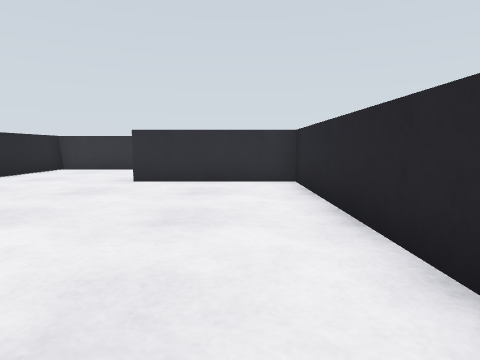
view 1 (above)

24 first-person views from a walk through a Gazebo world. The camera is 0.4 m above the floor, tilts 6° down and sees 75° across. The floor is counted in squares, 0.5 m on a side. Each view is taken from the middle of a square. On the plan, view 1 faces up. The plan holds only what a view shows up to about 11 squares ahead; the rest is blank. The place goes on beyond the plan.

view 2
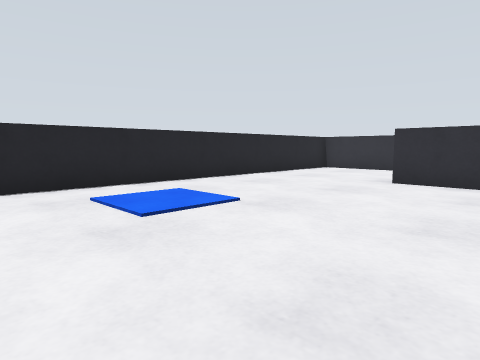

view 3
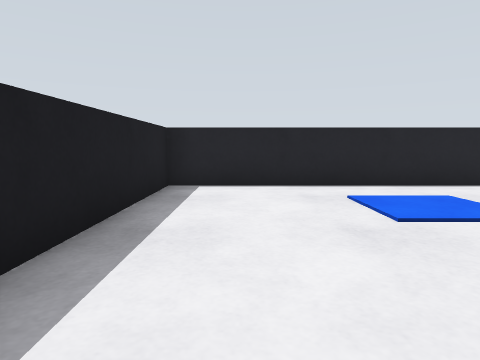

view 4
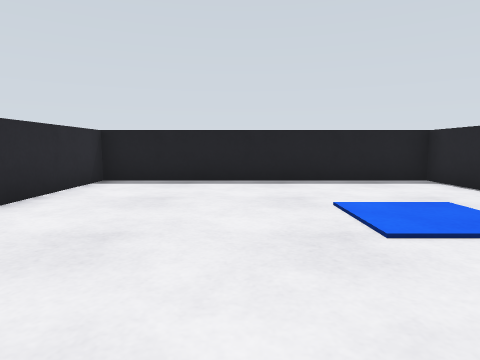

view 5
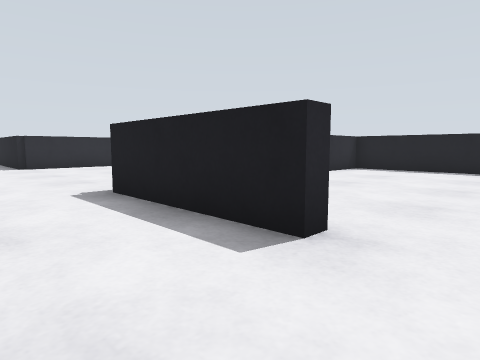

view 6
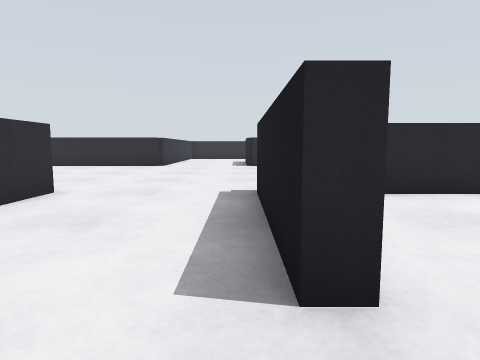

view 7
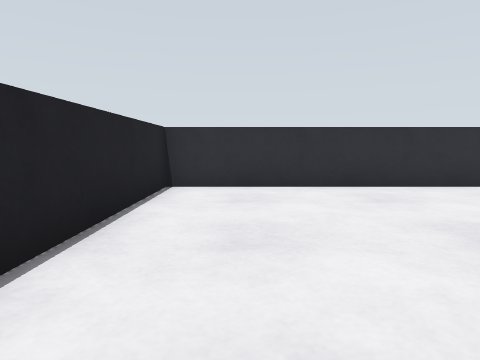

view 8
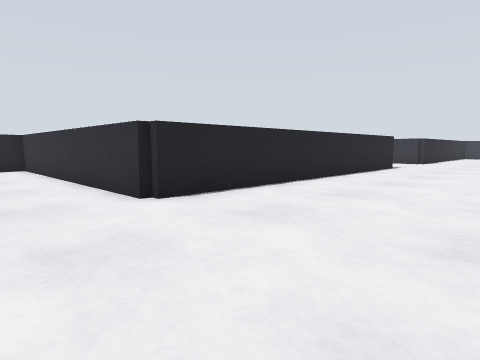

view 9
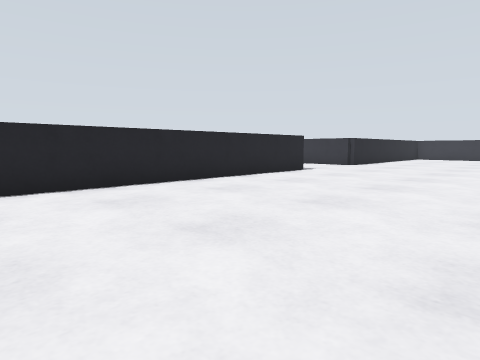

view 10
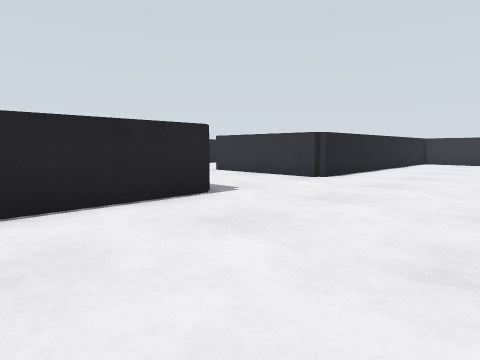

view 11
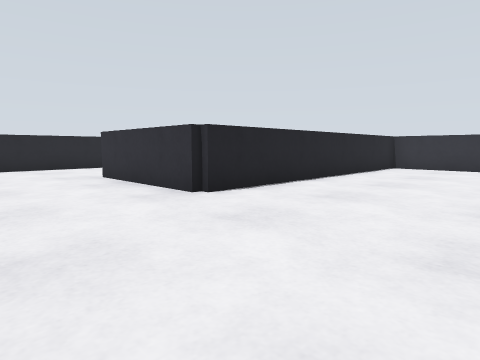

view 12
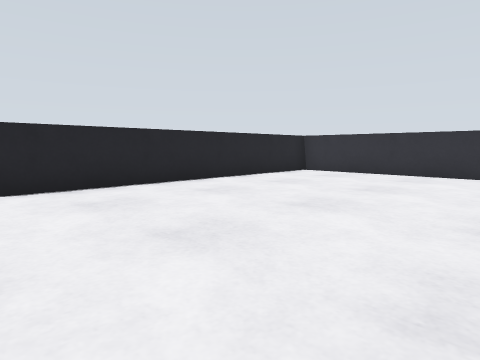

view 13
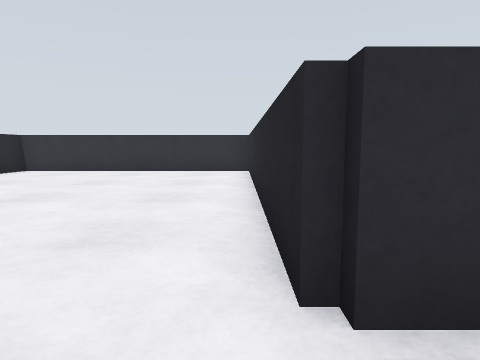

view 14
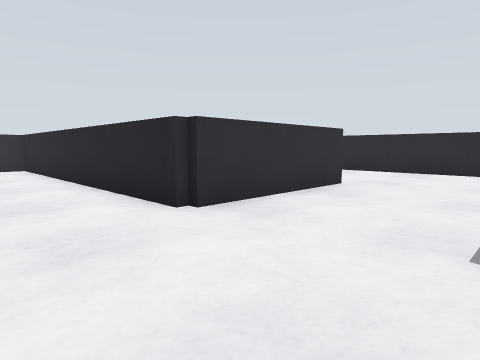

view 15
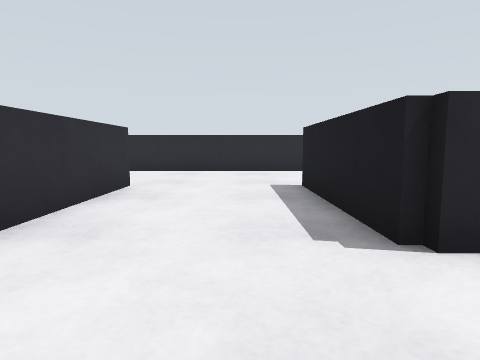

view 16
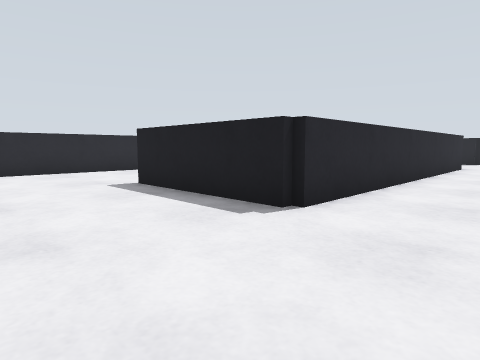

view 17
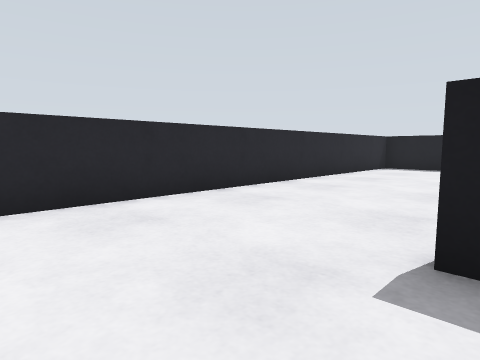

view 18
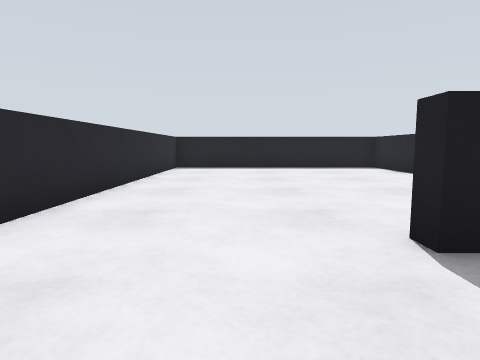

view 19
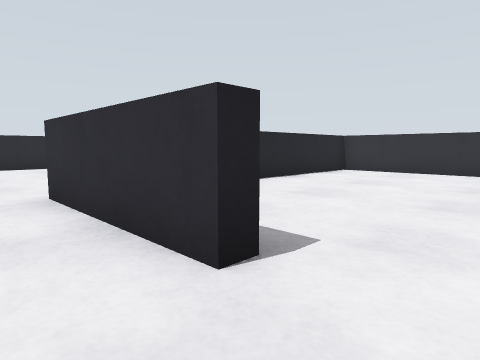

view 20
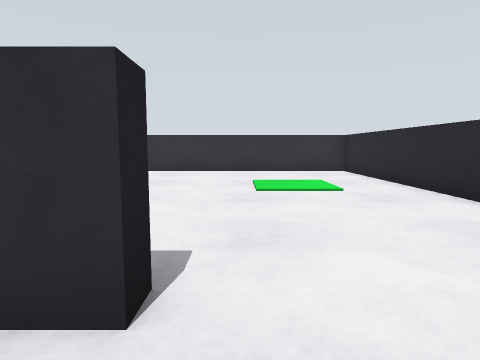

view 21
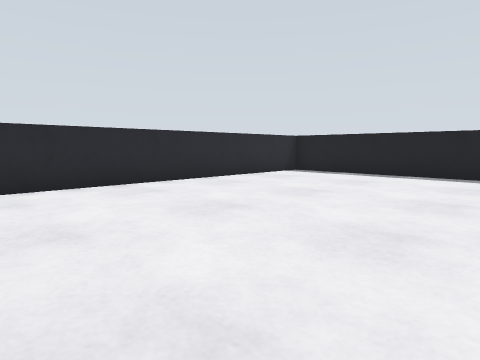

view 22
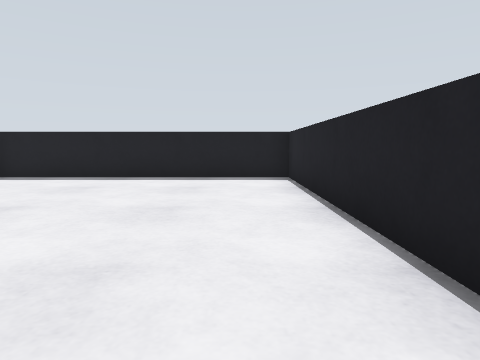

view 23
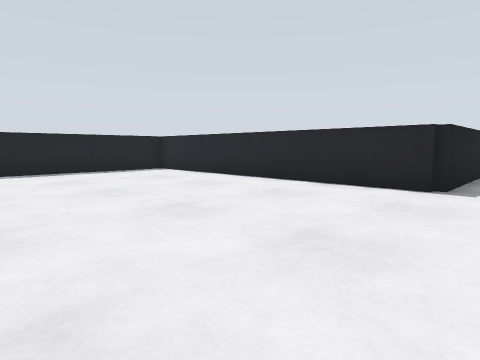

view 24
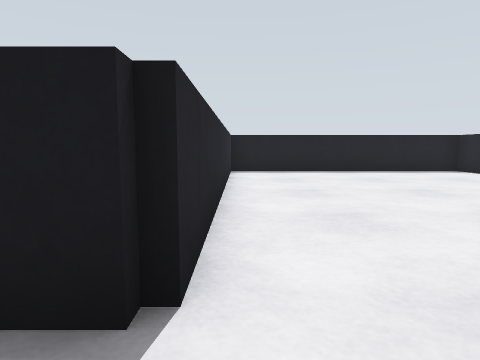

### Floor plan
Ten units are one square. View 1 is at (0, 0); x grows to the right and y downward. Boxes are objects, and circles mark ways between rooms. Rooms are numbered by the first view taken in them; rooms with no view inside come last. Other rooms are left out.
<svg viewBox="-70 -350 250 370">
<path fill="none" stroke="#000" d="M-35 -113 -65 -113 -65 15 13 15 13 -73 -25 -73 -25 -77M97 -184 97 -117 175 -117 175 -345 97 -345 97 -300M93 -116 93 -217 135 -217 135 -212M17 -215 17 -113 -35 -113M135 -258 135 -253 93 -253 93 -345 17 -345 17 -253 -25 -253M-25 -77 17 -77 17 15 94 15M93 8 93 -77 101 -77"/>
<circle cx="-27" cy="-100" r="3" fill="#2a7"/>
<text x="-30" y="-40">1</text>
<text x="90" y="-170">2</text>
</svg>
Room 1 opens to room 2.

Where each view was taken, in squares from view 1:
view 1: 0 up, 0 right, facing up
view 2: 0 up, 0 right, facing up-left
view 3: 0 up, 0 right, facing left
view 4: 6 up, 2 left, facing down
view 5: 10 up, 4 left, facing down-right
view 6: 8 up, 4 left, facing right
view 7: 5 up, 5 left, facing up
view 8: 9 up, 6 right, facing up-left
view 9: 12 up, 8 right, facing up-left
view 10: 18 up, 6 right, facing up-left
view 11: 22 up, 6 right, facing up-left
view 12: 25 up, 8 right, facing up-left
view 13: 24 up, 9 right, facing up
view 14: 22 up, 7 right, facing up-right
view 15: 23 up, 7 right, facing right
view 16: 25 up, 7 right, facing down-right
view 17: 24 up, 13 right, facing down-right
view 18: 24 up, 15 right, facing down
view 19: 24 up, 15 right, facing up-left
view 20: 24 up, 14 right, facing up
view 21: 21 up, 11 right, facing down-right
view 22: 20 up, 11 right, facing down
view 23: 9 up, 8 right, facing down-left
view 24: 9 up, 9 right, facing down
